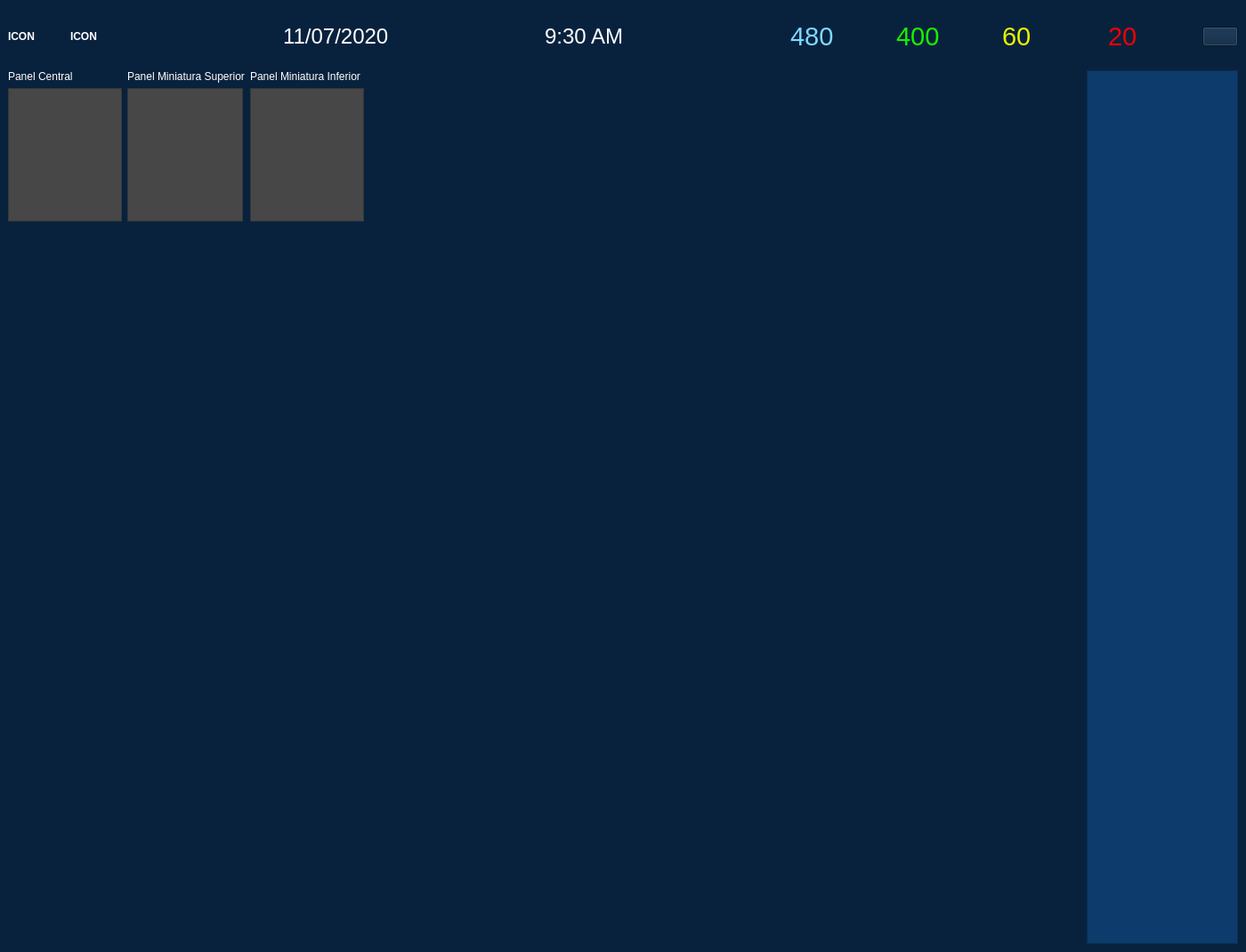
<?xml version="1.0" encoding="UTF-8"?>
<ui version="4.0">
 <class>MainWindow</class>
 <widget class="QMainWindow" name="MainWindow">
  <property name="geometry">
   <rect>
    <x>0</x>
    <y>0</y>
    <width>1400</width>
    <height>1070</height>
   </rect>
  </property>
  <property name="sizePolicy">
   <sizepolicy hsizetype="Maximum" vsizetype="Maximum">
    <horstretch>0</horstretch>
    <verstretch>0</verstretch>
   </sizepolicy>
  </property>
  <property name="windowTitle">
   <string>Fever Monitor</string>
  </property>
  <property name="styleSheet">
   <string notr="true">
background-color: rgb(8, 34, 62);</string>
  </property>
  <widget class="QWidget" name="centralwidget">
   <layout class="QVBoxLayout" name="verticalLayout">
    <item>
     <layout class="QHBoxLayout" name="horizontalLayout">
      <item>
       <widget class="QLabel" name="iconLeft">
        <property name="minimumSize">
         <size>
          <width>64</width>
          <height>64</height>
         </size>
        </property>
        <property name="maximumSize">
         <size>
          <width>64</width>
          <height>64</height>
         </size>
        </property>
        <property name="font">
         <font>
          <weight>75</weight>
          <bold>true</bold>
         </font>
        </property>
        <property name="styleSheet">
         <string notr="true">color: rgb(255, 255, 255);</string>
        </property>
        <property name="text">
         <string>ICON</string>
        </property>
       </widget>
      </item>
      <item>
       <widget class="QLabel" name="iconRight">
        <property name="minimumSize">
         <size>
          <width>64</width>
          <height>64</height>
         </size>
        </property>
        <property name="maximumSize">
         <size>
          <width>64</width>
          <height>64</height>
         </size>
        </property>
        <property name="font">
         <font>
          <weight>75</weight>
          <bold>true</bold>
         </font>
        </property>
        <property name="styleSheet">
         <string notr="true">color: rgb(255, 255, 255);</string>
        </property>
        <property name="text">
         <string>ICON</string>
        </property>
       </widget>
      </item>
      <item>
       <spacer name="horizontalSpacer_4">
        <property name="orientation">
         <enum>Qt::Horizontal</enum>
        </property>
        <property name="sizeHint" stdset="0">
         <size>
          <width>40</width>
          <height>20</height>
         </size>
        </property>
       </spacer>
      </item>
      <item>
       <widget class="QLabel" name="dateQLabel">
        <property name="font">
         <font>
          <pointsize>18</pointsize>
          <weight>50</weight>
          <bold>false</bold>
         </font>
        </property>
        <property name="styleSheet">
         <string notr="true">color: rgb(255, 255, 255);</string>
        </property>
        <property name="text">
         <string>11/07/2020</string>
        </property>
       </widget>
      </item>
      <item>
       <spacer name="horizontalSpacer_2">
        <property name="orientation">
         <enum>Qt::Horizontal</enum>
        </property>
        <property name="sizeHint" stdset="0">
         <size>
          <width>40</width>
          <height>20</height>
         </size>
        </property>
       </spacer>
      </item>
      <item>
       <widget class="QLabel" name="timeQLabel">
        <property name="font">
         <font>
          <pointsize>18</pointsize>
          <weight>50</weight>
          <bold>false</bold>
         </font>
        </property>
        <property name="styleSheet">
         <string notr="true">color: rgb(255, 255, 255);</string>
        </property>
        <property name="text">
         <string>9:30 AM</string>
        </property>
       </widget>
      </item>
      <item>
       <spacer name="horizontalSpacer">
        <property name="orientation">
         <enum>Qt::Horizontal</enum>
        </property>
        <property name="sizeHint" stdset="0">
         <size>
          <width>40</width>
          <height>20</height>
         </size>
        </property>
       </spacer>
      </item>
      <item>
       <widget class="QLabel" name="peopleIcon">
        <property name="text">
         <string/>
        </property>
        <property name="pixmap">
         <pixmap resource="resources/resources.qrc">:/Person/Person.png</pixmap>
        </property>
       </widget>
      </item>
      <item>
       <widget class="QLabel" name="peopleQLabel">
        <property name="minimumSize">
         <size>
          <width>100</width>
          <height>0</height>
         </size>
        </property>
        <property name="font">
         <font>
          <pointsize>22</pointsize>
          <weight>50</weight>
          <bold>false</bold>
         </font>
        </property>
        <property name="styleSheet">
         <string notr="true">color: rgb(125, 217, 255);</string>
        </property>
        <property name="text">
         <string>480</string>
        </property>
        <property name="margin">
         <number>0</number>
        </property>
       </widget>
      </item>
      <item>
       <widget class="QLabel" name="tempgreenIcon">
        <property name="text">
         <string/>
        </property>
        <property name="pixmap">
         <pixmap resource="resources/resources.qrc">:/Temp/TempGreen.png</pixmap>
        </property>
       </widget>
      </item>
      <item>
       <widget class="QLabel" name="tempgreenQLabel">
        <property name="minimumSize">
         <size>
          <width>100</width>
          <height>0</height>
         </size>
        </property>
        <property name="font">
         <font>
          <pointsize>22</pointsize>
          <weight>50</weight>
          <bold>false</bold>
         </font>
        </property>
        <property name="styleSheet">
         <string notr="true">color: rgb(23, 240, 0);</string>
        </property>
        <property name="text">
         <string>400</string>
        </property>
       </widget>
      </item>
      <item>
       <widget class="QLabel" name="tempyellowIcon">
        <property name="styleSheet">
         <string notr="true">color: rgb(255, 255, 255);</string>
        </property>
        <property name="text">
         <string/>
        </property>
        <property name="pixmap">
         <pixmap resource="resources/resources.qrc">:/Temp/TempYellow.png</pixmap>
        </property>
       </widget>
      </item>
      <item>
       <widget class="QLabel" name="tempyellowQLabel">
        <property name="minimumSize">
         <size>
          <width>100</width>
          <height>0</height>
         </size>
        </property>
        <property name="font">
         <font>
          <pointsize>22</pointsize>
          <weight>50</weight>
          <bold>false</bold>
         </font>
        </property>
        <property name="styleSheet">
         <string notr="true">color: rgb(233, 240, 0);</string>
        </property>
        <property name="text">
         <string>60</string>
        </property>
       </widget>
      </item>
      <item>
       <widget class="QLabel" name="tempredIcon">
        <property name="text">
         <string/>
        </property>
        <property name="pixmap">
         <pixmap resource="resources/resources.qrc">:/Temp/TempRed.png</pixmap>
        </property>
       </widget>
      </item>
      <item>
       <widget class="QLabel" name="tempredQLabel">
        <property name="minimumSize">
         <size>
          <width>100</width>
          <height>0</height>
         </size>
        </property>
        <property name="font">
         <font>
          <pointsize>22</pointsize>
          <weight>50</weight>
          <bold>false</bold>
         </font>
        </property>
        <property name="styleSheet">
         <string notr="true">color: rgb(240, 0, 0);</string>
        </property>
        <property name="text">
         <string>20</string>
        </property>
       </widget>
      </item>
      <item>
       <widget class="QPushButton" name="exitButton">
        <property name="text">
         <string/>
        </property>
        <property name="icon">
         <iconset resource="resources/resources.qrc">
          <normaloff>:/Window/Exit.png</normaloff>:/Window/Exit.png</iconset>
        </property>
        <property name="iconSize">
         <size>
          <width>64</width>
          <height>64</height>
         </size>
        </property>
       </widget>
      </item>
     </layout>
    </item>
    <item>
     <spacer name="verticalSpacer_2">
      <property name="orientation">
       <enum>Qt::Vertical</enum>
      </property>
      <property name="sizeHint" stdset="0">
       <size>
        <width>20</width>
        <height>40</height>
       </size>
      </property>
     </spacer>
    </item>
    <item>
     <layout class="QHBoxLayout" name="horizontalLayout_2">
      <item>
       <layout class="QVBoxLayout" name="verticalLayout_2">
        <item>
         <layout class="QHBoxLayout" name="horizontalLayout_3">
          <item>
           <layout class="QGridLayout" name="gridLayout" columnminimumwidth="0,0,0">
            <item row="2" column="1">
             <widget class="QListWidget" name="sideupperSelection">
              <property name="maximumSize">
               <size>
                <width>130</width>
                <height>16777215</height>
               </size>
              </property>
              <property name="styleSheet">
               <string notr="true">background-color: rgb(71, 71, 71);
color: rgb(255, 255, 255);
selection-color: rgb(165, 0, 0);</string>
              </property>
             </widget>
            </item>
            <item row="1" column="1">
             <widget class="QLabel" name="label_2">
              <property name="styleSheet">
               <string notr="true">color: rgb(255, 255, 255);</string>
              </property>
              <property name="frameShape">
               <enum>QFrame::NoFrame</enum>
              </property>
              <property name="text">
               <string>Panel Miniatura Superior</string>
              </property>
             </widget>
            </item>
            <item row="1" column="2">
             <widget class="QLabel" name="label_3">
              <property name="styleSheet">
               <string notr="true">color: rgb(255, 255, 255);</string>
              </property>
              <property name="text">
               <string>Panel Miniatura Inferior</string>
              </property>
             </widget>
            </item>
            <item row="2" column="0">
             <widget class="QListWidget" name="mainSelection">
              <property name="maximumSize">
               <size>
                <width>130</width>
                <height>16777215</height>
               </size>
              </property>
              <property name="styleSheet">
               <string notr="true">background-color: rgb(71, 71, 71);
color: rgb(255, 255, 255);
selection-color: rgb(165, 0, 0);</string>
              </property>
             </widget>
            </item>
            <item row="1" column="0">
             <widget class="QLabel" name="label">
              <property name="styleSheet">
               <string notr="true">color: rgb(255, 255, 255);</string>
              </property>
              <property name="text">
               <string>Panel Central</string>
              </property>
             </widget>
            </item>
            <item row="2" column="2">
             <widget class="QListWidget" name="sidelowerSelection">
              <property name="maximumSize">
               <size>
                <width>130</width>
                <height>16777215</height>
               </size>
              </property>
              <property name="styleSheet">
               <string notr="true">background-color: rgb(71, 71, 71);
color: rgb(255, 255, 255);
selection-color: rgb(165, 0, 0);</string>
              </property>
             </widget>
            </item>
           </layout>
          </item>
         </layout>
        </item>
        <item>
         <spacer name="verticalSpacer_3">
          <property name="orientation">
           <enum>Qt::Vertical</enum>
          </property>
          <property name="sizeHint" stdset="0">
           <size>
            <width>20</width>
            <height>40</height>
           </size>
          </property>
         </spacer>
        </item>
        <item>
         <widget class="QLabel" name="sideupperStream">
          <property name="minimumSize">
           <size>
            <width>400</width>
            <height>400</height>
           </size>
          </property>
          <property name="text">
           <string/>
          </property>
         </widget>
        </item>
        <item>
         <spacer name="verticalSpacer">
          <property name="orientation">
           <enum>Qt::Vertical</enum>
          </property>
          <property name="sizeHint" stdset="0">
           <size>
            <width>20</width>
            <height>40</height>
           </size>
          </property>
         </spacer>
        </item>
        <item>
         <widget class="QLabel" name="sidelowerStream">
          <property name="minimumSize">
           <size>
            <width>400</width>
            <height>400</height>
           </size>
          </property>
          <property name="text">
           <string/>
          </property>
         </widget>
        </item>
       </layout>
      </item>
      <item>
       <spacer name="horizontalSpacer_3">
        <property name="orientation">
         <enum>Qt::Horizontal</enum>
        </property>
        <property name="sizeHint" stdset="0">
         <size>
          <width>40</width>
          <height>20</height>
         </size>
        </property>
       </spacer>
      </item>
      <item>
       <layout class="QVBoxLayout" name="verticalLayout_4">
        <item>
         <widget class="QLabel" name="mainStream">
          <property name="minimumSize">
           <size>
            <width>800</width>
            <height>800</height>
           </size>
          </property>
          <property name="text">
           <string/>
          </property>
         </widget>
        </item>
       </layout>
      </item>
      <item>
       <spacer name="horizontalSpacer_5">
        <property name="orientation">
         <enum>Qt::Horizontal</enum>
        </property>
        <property name="sizeHint" stdset="0">
         <size>
          <width>40</width>
          <height>20</height>
         </size>
        </property>
       </spacer>
      </item>
      <item>
       <widget class="QListView" name="warningList">
        <property name="maximumSize">
         <size>
          <width>800</width>
          <height>16777215</height>
         </size>
        </property>
        <property name="styleSheet">
         <string notr="true">background-color: rgb(13, 59, 107);</string>
        </property>
       </widget>
      </item>
     </layout>
    </item>
   </layout>
  </widget>
 </widget>
 <resources>
  <include location="resources/resources.qrc"/>
 </resources>
 <connections/>
</ui>
